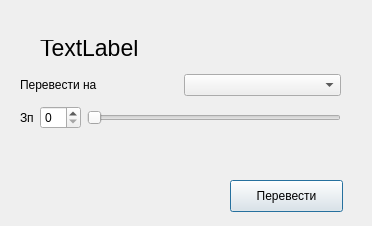
<?xml version="1.0" encoding="UTF-8"?>
<ui version="4.0">
 <class>Dialogmovingstaff</class>
 <widget class="QDialog" name="Dialogmovingstaff">
  <property name="geometry">
   <rect>
    <x>0</x>
    <y>0</y>
    <width>372</width>
    <height>226</height>
   </rect>
  </property>
  <property name="windowTitle">
   <string>Переведення на посаду</string>
  </property>
  <widget class="QLabel" name="infostaff_label">
   <property name="geometry">
    <rect>
     <x>40</x>
     <y>40</y>
     <width>261</width>
     <height>16</height>
    </rect>
   </property>
   <property name="font">
    <font>
     <pointsize>17</pointsize>
    </font>
   </property>
   <property name="text">
    <string>TextLabel</string>
   </property>
  </widget>
  <widget class="QWidget" name="layoutWidget">
   <property name="geometry">
    <rect>
     <x>20</x>
     <y>70</y>
     <width>321</width>
     <height>64</height>
    </rect>
   </property>
   <layout class="QGridLayout" name="gridLayout">
    <item row="0" column="0">
     <layout class="QHBoxLayout" name="horizontalLayout">
      <item>
       <widget class="QLabel" name="position_label">
        <property name="text">
         <string>Перевести на</string>
        </property>
       </widget>
      </item>
      <item>
       <widget class="QComboBox" name="position_comboBox">
        <property name="enabled">
         <bool>true</bool>
        </property>
       </widget>
      </item>
     </layout>
    </item>
    <item row="1" column="0">
     <layout class="QHBoxLayout" name="horizontalLayout_2">
      <item>
       <widget class="QLabel" name="salary_label">
        <property name="text">
         <string>Зп</string>
        </property>
       </widget>
      </item>
      <item>
       <widget class="QSpinBox" name="spinBox"/>
      </item>
      <item>
       <widget class="QSlider" name="horizontalSlider">
        <property name="orientation">
         <enum>Qt::Horizontal</enum>
        </property>
       </widget>
      </item>
     </layout>
    </item>
   </layout>
  </widget>
  <widget class="QLabel" name="error_label">
   <property name="geometry">
    <rect>
     <x>20</x>
     <y>160</y>
     <width>201</width>
     <height>41</height>
    </rect>
   </property>
   <property name="text">
    <string/>
   </property>
  </widget>
  <widget class="QPushButton" name="pushButton">
   <property name="geometry">
    <rect>
     <x>230</x>
     <y>180</y>
     <width>113</width>
     <height>32</height>
    </rect>
   </property>
   <property name="text">
    <string>Перевести</string>
   </property>
  </widget>
 </widget>
 <resources/>
 <connections/>
</ui>
